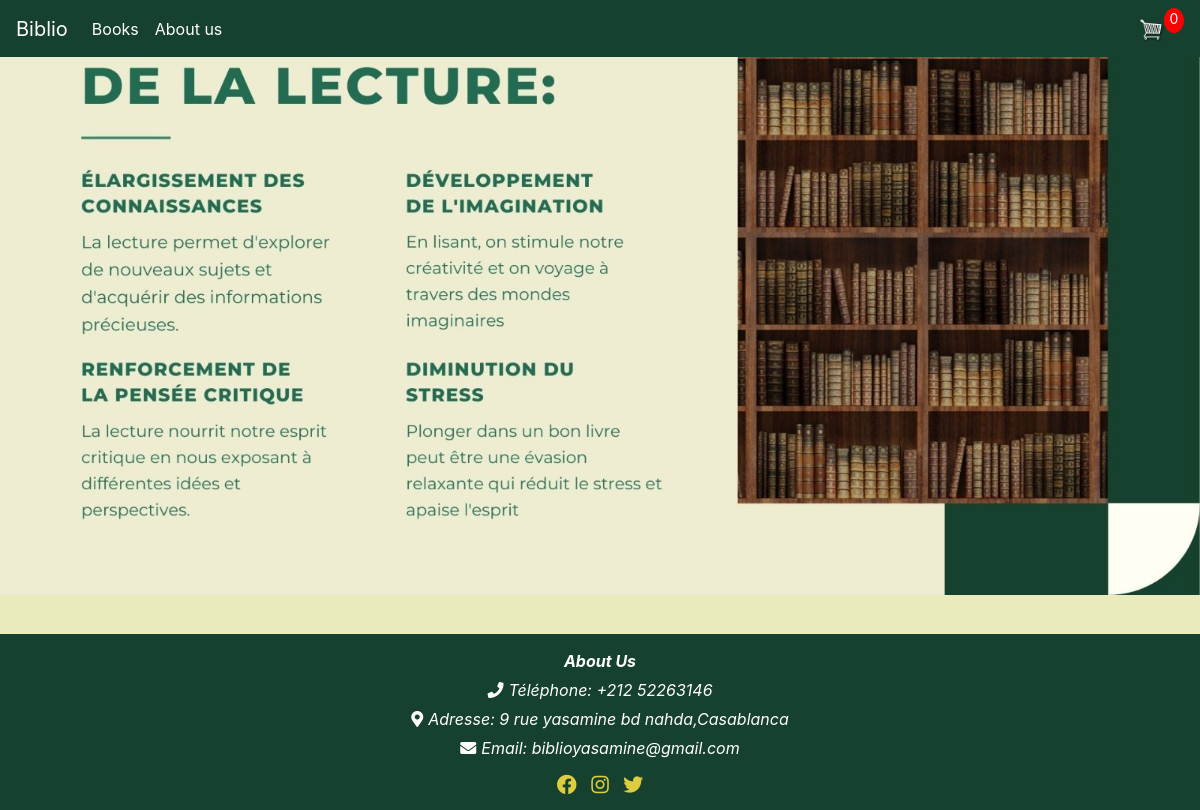
The app's page /, older data.
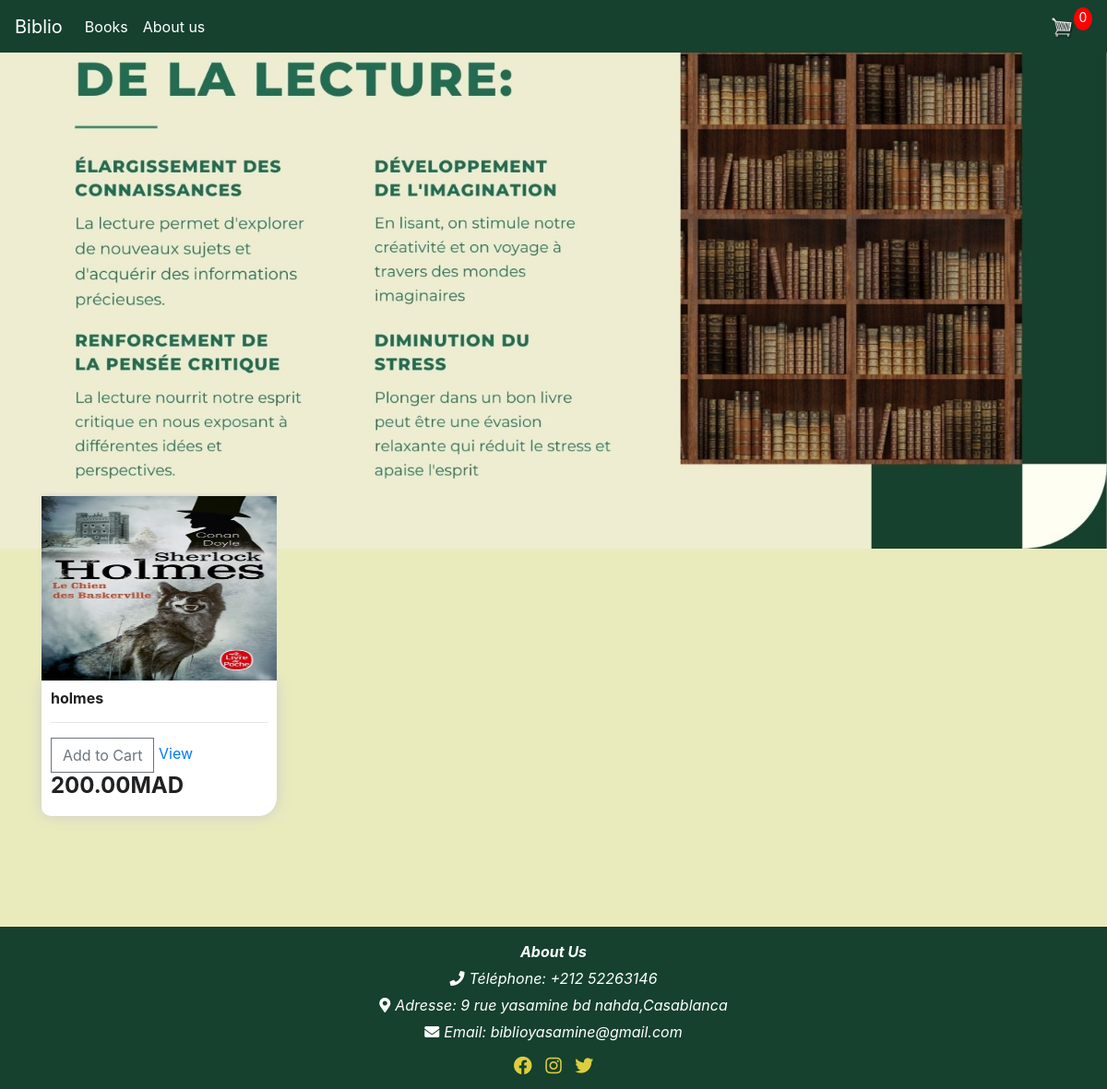
The same page, newer data.
### store/models.py (models this page shows, shortened)
class Product (models.Model):
    name=models.CharField(max_length=200,null=True)
    price=models.FloatField(max_length=200,null=True)
    slug = models.SlugField(max_length=128)
    digital=models.BooleanField(default=False,null=True,blank=False)
    image=models.ImageField(null=True,blank=True)
    @property
    def imageURL(self):
        try:
            url=self.image.url
        except:
            url=''
        return url

### store/views.py (the view)
# urls.py: path('', include('store.urls')),
def store(request):
     data=cartData(request)
     cartItems=data['cartItems']
     products=Product.objects.all()
     context = {'products':products,'cartItems':cartItems}
     return render(request, 'store/store.html', context)

### store/utils.py (called while the page is built, shortened)
def cookieCart(request):
   try:
        cart = json.loads(request.COOKIES['cart'])
   except:
        cart={}
   print('cart:',cart)
   items=[]
   order={'get_cart_total':0,'get_cart_items':0,'shipping':True}
   cartItems = order['get_cart_items']
   return {'cartItems':cartItems,'order':order,'items':items}

def cartData(request):
    if request.user.is_authenticated:
        customer=request.user.customer
        order, created=Order.objects.get_or_create(customer=customer,complete=False)
        items=order.orderitem_set.all()
        cartItems = order.get_cart_items
    else:
        cookieData=cookieCart(request)
        cartItems=cookieData['cartItems']
        order=cookieData['order']
        items=cookieData['items']
    return {'cartItems':cartItems,'order':order,'items':items}

### store/Templates/store/store.html
{% extends 'store/main.html' %}
{% load static %}
{% block content %}
	<div class="row">
		{% for product in products%}
		<div class="col-lg-3">
			<br>
			<img class="thumbnail" src="{{product.imageURL}}">
			<div class="box-element product">
				<h6><strong>{{product.name}}</strong></h6>
				<hr>
				<button data-product={{product.id}} data-action="add" class="btn btn-outline-secondary add-btn update-cart">Add to Cart</button>
				<a href="{% url 'product' product.slug %}">View</a>
				<h4 style="display: inline-block;"><strong>{{product.price|floatformat:2}}MAD</strong></h4>
			</div>
		</div>
		{% endfor %}
	</div>
{% endblock content %}

Row changes from the older to the newer data that the page shows:
added Product: imageURL (picture), name "holmes", price "200.00"
